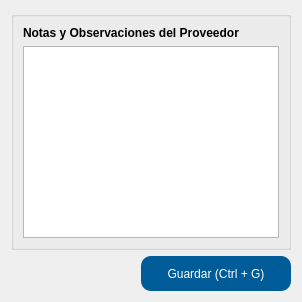
     <widget class="QWidget" name="tab_3">
      <attribute name="icon">
       <iconset>
        <normaloff>../iconos/new.ico</normaloff>../iconos/new.ico</iconset>
      </attribute>
      <attribute name="title">
       <string>Notas de referencia</string>
      </attribute>
      <layout class="QGridLayout" name="gridLayout_3">
       <item row="1" column="0">
        <spacer name="horizontalSpacer">
         <property name="orientation">
          <enum>Qt::Horizontal</enum>
         </property>
         <property name="sizeHint" stdset="0">
          <size>
           <width>40</width>
           <height>20</height>
          </size>
         </property>
        </spacer>
       </item>
       <item row="1" column="1">
        <widget class="QPushButton" name="btn_guardar_nota">
         <property name="sizePolicy">
          <sizepolicy hsizetype="Preferred" vsizetype="Preferred">
           <horstretch>0</horstretch>
           <verstretch>0</verstretch>
          </sizepolicy>
         </property>
         <property name="minimumSize">
          <size>
           <width>150</width>
           <height>35</height>
          </size>
         </property>
         <property name="layoutDirection">
          <enum>Qt::LeftToRight</enum>
         </property>
         <property name="styleSheet">
          <string notr="true">#btn_guardar_nota{
background-color:#005c99;
color: #FFFFFF;
border-radius: 10px;
}

#btn_guardar_nota:hover{
background-color:#004d80;
color: #FFFFFF;
}</string>
         </property>
         <property name="text">
          <string>Guardar (Ctrl + G)</string>
         </property>
         <property name="icon">
          <iconset>
           <normaloff>../iconos/apply.ico</normaloff>../iconos/apply.ico</iconset>
         </property>
         <property name="iconSize">
          <size>
           <width>25</width>
           <height>25</height>
          </size>
         </property>
         <property name="shortcut">
          <string>Ctrl+G</string>
         </property>
         <property name="autoDefault">
          <bool>true</bool>
         </property>
         <property name="default">
          <bool>false</bool>
         </property>
         <property name="flat">
          <bool>false</bool>
         </property>
        </widget>
       </item>
       <item row="0" column="0" colspan="2">
        <widget class="QGroupBox" name="groupBox_3">
         <property name="styleSheet">
          <string notr="true"/>
         </property>
         <property name="title">
          <string/>
         </property>
         <layout class="QGridLayout" name="gridLayout_4">
          <item row="1" column="0" colspan="2">
           <widget class="QTextEdit" name="prov_notas">
            <property name="font">
             <font>
              <family>Calibri</family>
              <pointsize>12</pointsize>
              <weight>75</weight>
              <bold>true</bold>
             </font>
            </property>
           </widget>
          </item>
          <item row="0" column="0">
           <widget class="QLabel" name="label_3">
            <property name="font">
             <font>
              <weight>75</weight>
              <bold>true</bold>
             </font>
            </property>
            <property name="text">
             <string>Notas y Observaciones del Proveedor</string>
            </property>
           </widget>
          </item>
         </layout>
        </widget>
       </item>
      </layout>
     </widget>
